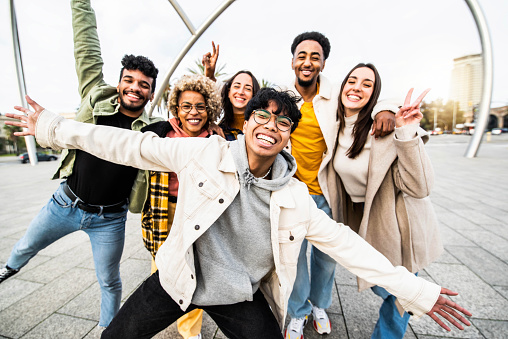
#> input picture img/friends.jpg, 508 x 339 px
$ python face-detection.py
#> lines starting #> are read from the running program, lines starting #| are printed output that depends on the picture; after the words box and inside, x2 and y2 are one past the last pixel; in counts of white or black regions, pixels touching at a corner belong together
import cv2 as cv

faceCascade = cv.CascadeClassifier(f'{cv.data.haarcascades}haarcascade_frontalface_default.xml')
path = 'img/friends.jpg'

img = cv.imread(path)
#> img is the input picture: shape (339, 508, 3); mean B, G, R 172.3, 179.8, 186.3
imgGray = cv.cvtColor(img,cv.COLOR_BGR2GRAY)
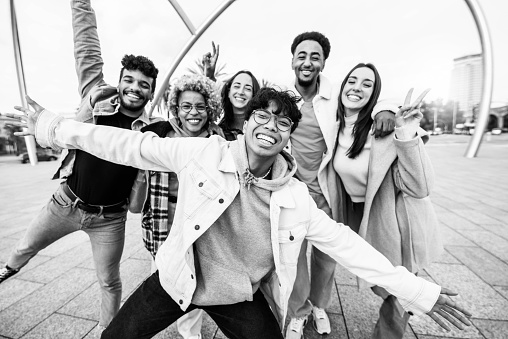
#> imgGray: shape (339, 508); min 0, max 255, mean 180.9
faces = faceCascade.detectMultiScale(imgGray,1.1,4)
#> faces = [[226, 75, 30, 30], [175, 92, 37, 37], [286, 38, 46, 46]]
print(faces)
#| [[226  75  30  30]
#|  [175  92  37  37]
#|  [286  38  46  46]]
for (x,y,w,h) in faces:
    cv.rectangle(img,(x,y),(x+w,y+h),(255,0,0),2)
#> this loop made 3 passes
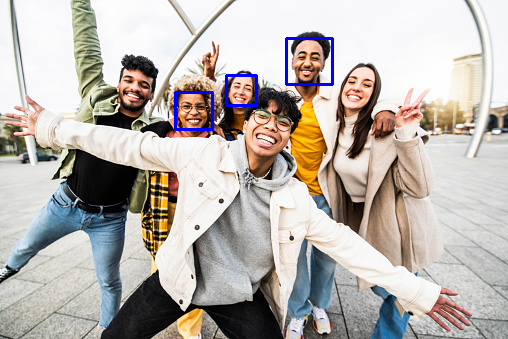
#> img: shape (339, 508, 3); 0.78% of pixels changed, all inside (x1, y1, x2, y2) = (174, 37, 334, 131)

cv.imshow("Image",img)
cv.waitKey(0)

$ run again, with img/shapes.jpg copied over img/friends.jpg
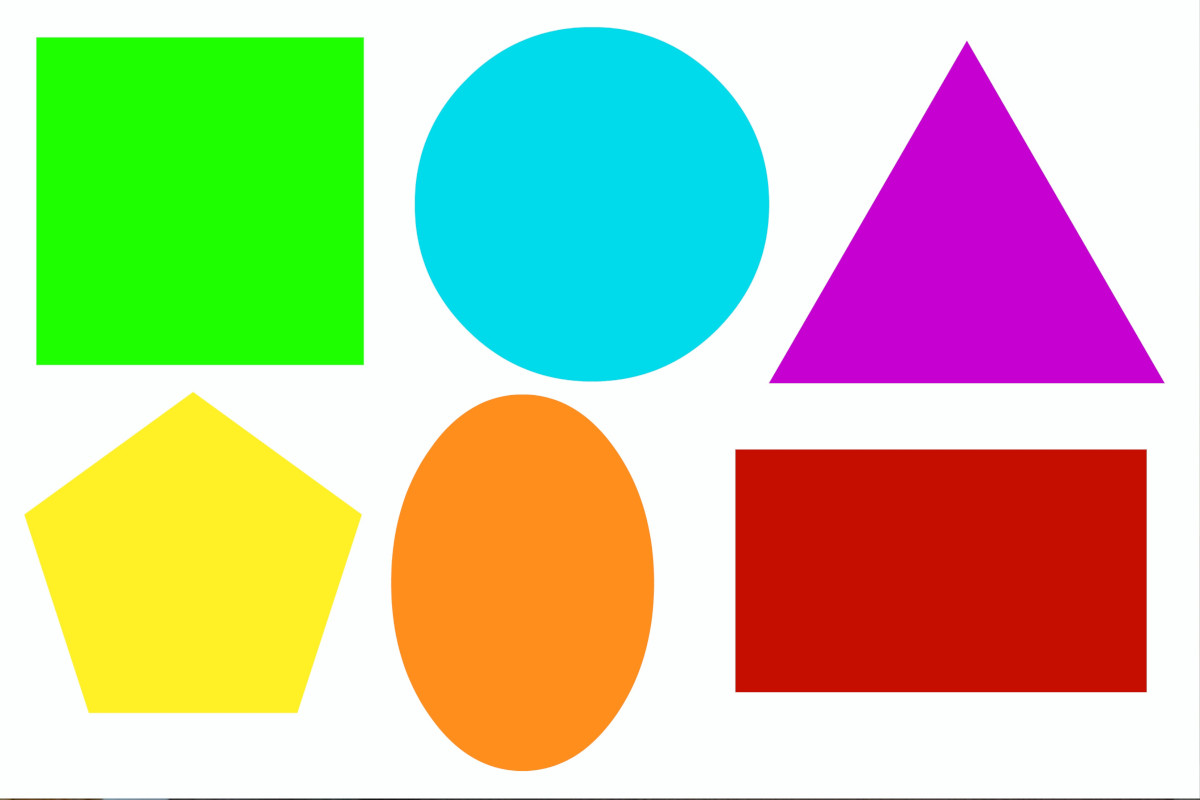
#> input picture img/shapes.jpg, 1200 x 800 px
#> img is the input picture: shape (800, 1200, 3); mean B, G, R 158.4, 197.5, 192.2
#> `imgGray = cv.cvtColor(img,cv.COLOR_BGR2GRAY)`:
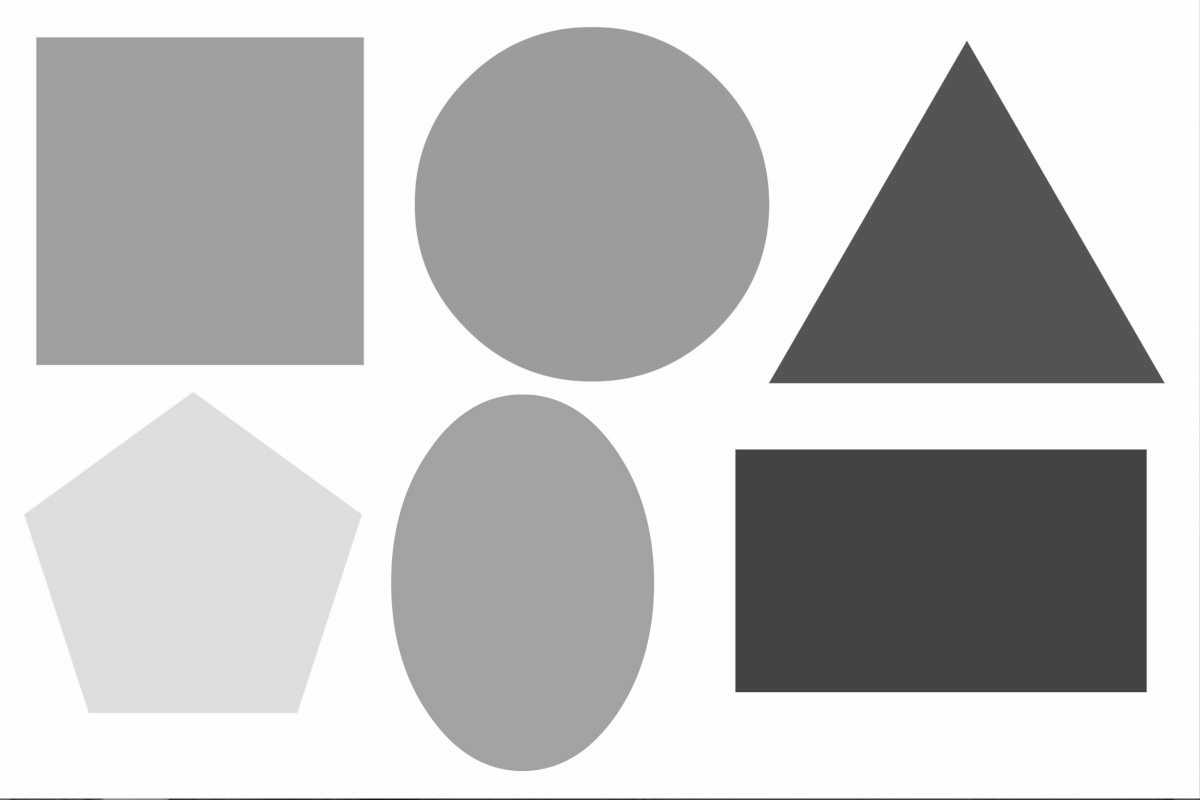
#> imgGray: shape (800, 1200); min 20, max 255, mean 191.3
#> faces = ()
